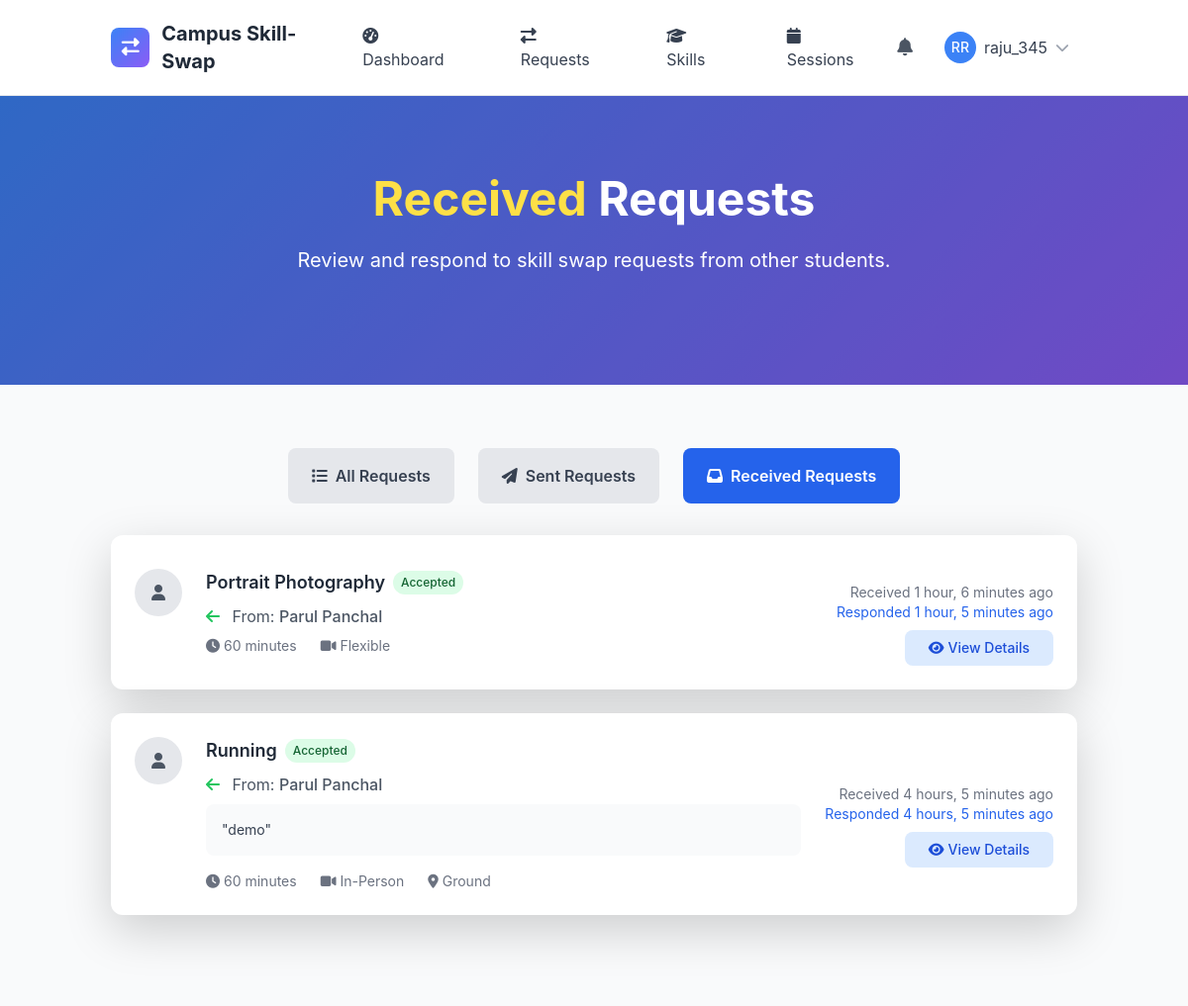
Page /sessions/requests/received/ (signed in) on the committed database.
### skill_sessions/models.py (models this page shows, shortened)
class SkillSwapRequest(models.Model):
    STATUS_CHOICES = [
        ('pending', 'Pending'),
        ('accepted', 'Accepted'),
        ('declined', 'Declined'),
        ('cancelled', 'Cancelled'),
        ('expired', 'Expired'),
    ]
    requester = models.ForeignKey(User, on_delete=models.CASCADE, related_name='sent_requests')
    recipient = models.ForeignKey(User, on_delete=models.CASCADE, related_name='received_requests')
    offered_skill = models.ForeignKey(OfferedSkill, on_delete=models.CASCADE, related_name='swap_requests')
    desired_skill = models.ForeignKey(DesiredSkill, on_delete=models.CASCADE, related_name='swap_requests', null=True, blank=True)
    status = models.CharField(max_length=20, choices=STATUS_CHOICES, default='pending')
    message = models.TextField(blank=True, help_text="Personal message from the requester")
    proposed_duration = models.PositiveIntegerField(default=60, help_text="Proposed session duration in minutes")
    proposed_format = models.CharField(max_length=20, choices=[
        ('online', 'Online'),
        ('in_person', 'In-Person'),
        ('flexible', 'Flexible'),
    ], default='flexible')
    proposed_location = models.CharField(max_length=200, blank=True, help_text="For in-person sessions")
    created_at = models.DateTimeField(auto_now_add=True)
    updated_at = models.DateTimeField(auto_now=True)
    expires_at = models.DateTimeField()
    responded_at = models.DateTimeField(null=True, blank=True)
    response_message = models.TextField(blank=True)
    class Meta:
        ordering = ['-created_at']
        db_table = 'swaprequest'

### skills/models.py (models this page shows, shortened)
class OfferedSkill(models.Model):
    PROFICIENCY_LEVELS = [
        ('beginner', 'Beginner'),
        ('intermediate', 'Intermediate'),
        ('advanced', 'Advanced'),
        ('expert', 'Expert'),
    ]
    user = models.ForeignKey(User, on_delete=models.CASCADE, related_name='offered_skills')
    skill = models.ForeignKey(Skill, on_delete=models.CASCADE, related_name='offered_by_users')
    proficiency_level = models.CharField(max_length=20, choices=PROFICIENCY_LEVELS)
    description = models.TextField(blank=True, help_text="Describe your experience with this skill")
    years_of_experience = models.PositiveIntegerField(default=0)
    is_active = models.BooleanField(default=True)
    teaching_preference = models.CharField(max_length=20, choices=[
        ('online', 'Online Only'),
        ('in_person', 'In-Person Only'),
        ('both', 'Both Online and In-Person'),
    ], default='both')
    max_students_per_session = models.PositiveIntegerField(default=1)
    created_at = models.DateTimeField(auto_now_add=True)
    updated_at = models.DateTimeField(auto_now=True)
    total_sessions = models.PositiveIntegerField(default=0)
    average_rating = models.FloatField(default=0.0)
    class Meta:
        ordering = ['-created_at']
        unique_together = ['user', 'skill']
        db_table = 'offeredskill'

class Skill(models.Model):
    name = models.CharField(max_length=100)
    category = models.ForeignKey(SkillCategory, on_delete=models.CASCADE, related_name='skills')
    description = models.TextField(blank=True)
    is_popular = models.BooleanField(default=False)
    created_at = models.DateTimeField(auto_now_add=True)
    updated_at = models.DateTimeField(auto_now=True)
    class Meta:
        ordering = ['category__name', 'name']
        unique_together = ['name', 'category']

### skill_sessions/views.py (the view)
# urls.py: path('requests/received/', views.ReceivedRequestListView.as_view(), name='received_requests'),
class ReceivedRequestListView(LoginRequiredMixin, ListView):
    model = SkillSwapRequest
    template_name = 'skill_sessions/received_requests.html'
    context_object_name = 'requests'
    def get_queryset(self):
        return SkillSwapRequest.objects.filter(
            recipient=self.request.user
        ).select_related('requester', 'offered_skill')

### templates/skill_sessions/received_requests.html (shortened to what this page needs)
{% extends 'base.html' %}
{% load static %}
{% block content %}
<section class="gradient-bg relative overflow-hidden">
    <div class="absolute inset-0 bg-black opacity-20"></div>
    <div class="relative container mx-auto px-4 py-20">
        <div class="text-center text-white">
            <h1 class="text-4xl lg:text-5xl font-bold mb-6 leading-tight">
                <span class="text-yellow-300">Received</span> Requests
            </h1>
            <p class="text-lg lg:text-xl mb-8 max-w-3xl mx-auto">
                Review and respond to skill swap requests from other students.
            </p>
        </div>
    </div>
</section>
<section class="py-16 bg-gray-50">
    <div class="container mx-auto px-4">
        <div class="mb-8">
            <div class="flex flex-wrap gap-4 justify-center">
                <a href="{% url 'skill_sessions:request_list' %}"
                   class="px-6 py-3 bg-gray-200 text-gray-700 rounded-lg font-semibold hover:bg-gray-300 transition-colors">
                    <i class="fas fa-list mr-2"></i>All Requests
                </a>
                <a href="{% url 'skill_sessions:sent_requests' %}"
                   class="px-6 py-3 bg-gray-200 text-gray-700 rounded-lg font-semibold hover:bg-gray-300 transition-colors">
                    <i class="fas fa-paper-plane mr-2"></i>Sent Requests
                </a>
                <a href="{% url 'skill_sessions:received_requests' %}"
                   class="px-6 py-3 bg-blue-600 text-white rounded-lg font-semibold hover:bg-blue-700 transition-colors">
                    <i class="fas fa-inbox mr-2"></i>Received Requests
                </a>
            </div>
        </div>
        {% if requests %}
            <div class="space-y-6">
                {% for request in requests %}
                    <div class="bg-white rounded-xl shadow-lg p-6 hover:shadow-xl transition-shadow">
                        <div class="flex flex-col lg:flex-row lg:items-center lg:justify-between">
                            <div class="flex-1">
                                <div class="flex items-start gap-4">
                                    <div class="w-12 h-12 bg-gray-200 rounded-full flex items-center justify-center">
                                        {% if request.requester.profile.profile_picture %}
                                            <img src="{{ request.requester.profile.profile_picture.url }}"
                                                 alt="{{ request.requester.username }}"
                                                 class="w-12 h-12 rounded-full object-cover">
                                        {% else %}
                                            <i class="fas fa-user text-gray-600"></i>
                                        {% endif %}
                                    </div>
                                    <div class="flex-1">
                                        <div class="flex items-center gap-2 mb-2">
                                            <h3 class="text-lg font-semibold text-gray-800">
                                                {{ request.offered_skill.skill.name }}
                                            </h3>
                                            <span class="px-2 py-1 text-xs font-medium rounded-full
                                                {% if request.status == 'pending' %}bg-yellow-100 text-yellow-800
                                                {% elif request.status == 'accepted' %}bg-green-100 text-green-800
                                                {% elif request.status == 'declined' %}bg-red-100 text-red-800
                                                {% else %}bg-gray-100 text-gray-800{% endif %}">
                                                {{ request.get_status_display }}
                                            </span>
                                        </div>
                                        <p class="text-gray-600 mb-2">
                                            <i class="fas fa-arrow-left text-green-500 mr-2"></i>
                                            From: <span class="font-medium">{{ request.requester.get_full_name|default:request.requester.username }}</span>
                                        </p>
                                        {% if request.message %}
                                            <p class="text-gray-700 text-sm bg-gray-50 p-3 rounded-lg mb-3">
                                                "{{ request.message }}"
                                            </p>
                                        {% endif %}
                                        <div class="flex flex-wrap gap-4 text-sm text-gray-500">
                                            <span><i class="fas fa-clock mr-1"></i>{{ request.proposed_duration }} minutes</span>
                                            <span><i class="fas fa-{{ request.proposed_format|yesno:'video,map-marker' }} mr-1"></i>{{ request.get_proposed_format_display }}</span>
                                            {% if request.proposed_location %}
                                                <span><i class="fas fa-location-dot mr-1"></i>{{ request.proposed_location }}</span>
                                            {% endif %}
                                        </div>
                                    </div>
                                </div>
                            </div>
                            <div class="mt-4 lg:mt-0 lg:ml-6 flex flex-col items-end gap-2">
                                <div class="text-sm text-gray-500 text-right">
                                    <div>Received {{ request.created_at|timesince }} ago</div>
                                    {% if request.responded_at %}
                                        <div class="text-blue-600">
                                            Responded {{ request.responded_at|timesince }} ago
                                        </div>
                                    {% elif request.expires_at %}
                                        <div class="text-orange-600">
                                            Expires {{ request.expires_at|timeuntil }}
                                        </div>
                                    {% endif %}
                                </div>
                                <div class="flex gap-2">
                                    <a href="{% url 'skill_sessions:request_detail' request.pk %}"
                                       class="px-4 py-2 bg-blue-100 text-blue-700 rounded-lg text-sm font-medium hover:bg-blue-200 transition-colors">
                                        <i class="fas fa-eye mr-1"></i>View Details
                                    </a>
                                </div>
                            </div>
                        </div>
                    </div>
                {% endfor %}
            </div>
        {% endif %}
    </div>
</section>
{% endblock %}

### templates/base.html (shortened to what this page needs)
{% load static %}
<!DOCTYPE html>
<html lang="en" class="h-full">
<head>
    <script src="https://cdn.tailwindcss.com"></script>
    <link href="https://cdn.jsdelivr.net/npm/bootstrap@5.3.2/dist/css/bootstrap.min.css" rel="stylesheet">
    <link rel="stylesheet" href="https://cdnjs.cloudflare.com/ajax/libs/font-awesome/6.5.1/css/all.min.css">
</head>
<body class="bg-gray-50 h-full">
    <nav class="bg-white shadow-lg border-b">
        <div class="container mx-auto px-4">
            <div class="flex justify-between items-center py-3">
                <div class="flex items-center space-x-3">
                    <div class="w-10 h-10 gradient-bg rounded-lg flex items-center justify-center">
                        <i class="fas fa-exchange-alt text-white text-lg"></i>
                    </div>
                    <a href="{% url 'core:home' %}" class="text-xl font-bold text-gray-800 hover:text-blue-600 transition-colors">
                        Campus Skill-Swap
                    </a>
                </div>
                <div class="hidden md:flex items-center space-x-6">
                    {% if user.is_authenticated %}
                        <a href="{% url 'core:dashboard' %}" class="nav-link px-3 py-2 text-gray-700 hover:text-blue-600 transition-colors">
                            <i class="fas fa-tachometer-alt mr-2"></i>Dashboard
                        </a>
                        <a href="{% url 'core:requests' %}" class="nav-link px-3 py-2 text-gray-700 hover:text-blue-600 transition-colors">
                            <i class="fas fa-exchange-alt mr-2"></i>Requests
                        </a>
                        <a href="{% url 'skills:skill_list' %}" class="nav-link px-3 py-2 text-gray-700 hover:text-blue-600 transition-colors">
                            <i class="fas fa-graduation-cap mr-2"></i>Skills
                        </a>
                        <a href="{% url 'skill_sessions:session_management' %}" class="nav-link px-3 py-2 text-gray-700 hover:text-blue-600 transition-colors">
                            <i class="fas fa-calendar mr-2"></i>Sessions
                        </a>
                    {% endif %}
                </div>
                <div class="flex items-center space-x-4">
                    {% if user.is_authenticated %}
                        <div class="relative">
                            <button id="notificationBtn" class="relative p-2 text-gray-600 hover:text-blue-600 transition-colors">
                                <i class="fas fa-bell text-lg"></i>
                            </button>
                        </div>
                        <div class="relative">
                            <button id="userMenuBtn" class="flex items-center space-x-2 p-2 rounded-lg hover:bg-gray-100 transition-colors">
                                {% if user.profile.profile_picture %}
                                    <img src="{{ user.profile.profile_picture.url }}" alt="Profile" class="w-8 h-8 rounded-full">
                                {% else %}
                                    <div class="w-8 h-8 bg-blue-500 rounded-full flex items-center justify-center">
                                        <span class="text-white text-sm font-medium">{{ user.first_name|first|upper }}{{ user.last_name|first|upper }}</span>
                                    </div>
                                {% endif %}
                                <span class="hidden md:block text-gray-700">{{ user.username}}</span>
                                <i class="fas fa-chevron-down text-gray-400 text-sm"></i>
                            </button>
                        </div>
                    {% endif %}
                </div>
            </div>
        </div>
    </nav>
    <main class="min-h-screen">
        {% block content %}{% endblock %}
    </main>
</body>
</html>

### templates/base.html (style rules this page uses)
:root { --primary-color: #3B82F6; --secondary-color: #10B981; --accent-color: #8B5CF6; --warning-color: #F59E0B; --danger-color: #EF4444; }
body { font-family: 'Inter', -apple-system, BlinkMacSystemFont, sans-serif; }
.gradient-bg { background: linear-gradient(135deg, var(--primary-color) 0%, var(--accent-color) 100%); }

### rows in the picture
SkillSwapRequest: offered_skill.skill.name "Portrait Photography", status "Accepted", requester.get_full_name "Parul Panchal", proposed_duration "60", proposed_format "Flexible", created_at "1 hour, 6 minutes", responded_at "1 hour, 5 minutes"
SkillSwapRequest: offered_skill.skill.name "Running", status "Accepted", requester.get_full_name "Parul Panchal", message "demo", proposed_duration "60", proposed_format "In-Person", proposed_location "Ground", created_at "4 hours, 5 minutes", responded_at "4 hours, 5 minutes"

### other values in the picture
{{ user.first_name|first|upper }} "R"
{{ user.last_name|first|upper }} "R"
{{ user.username }} "raju_345"
